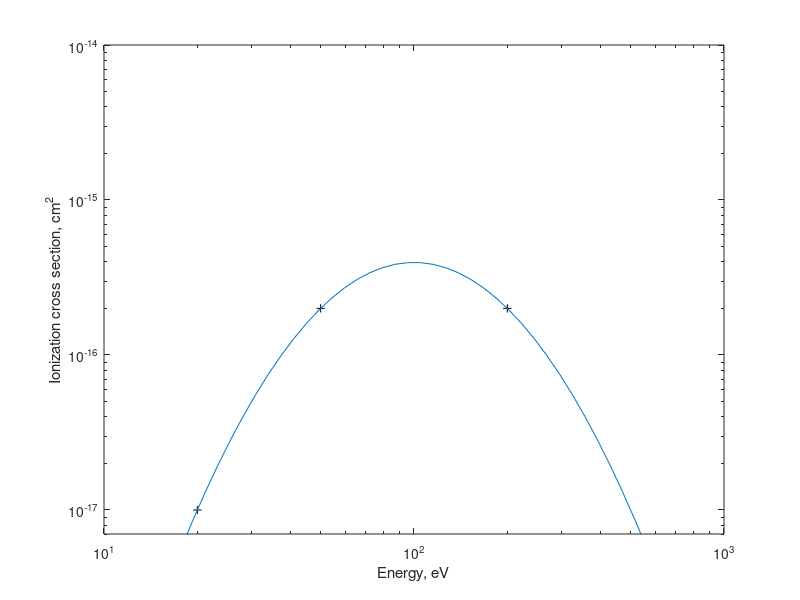
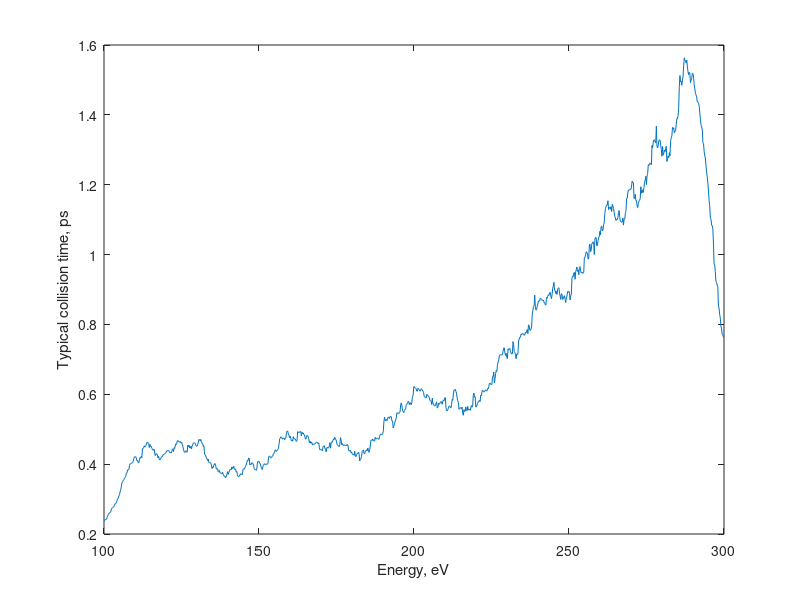

Write MATLAB code to recreate these figures, in order.
clc, clear all
clf, close all

Es = [2e1 5e1 2e2]';
sigmas = [1e-17 2e-16 2e-16]';
loglog(Es, sigmas, 'k+'), hold on

A = [ones(length(Es),1) log(Es) log(Es).^2];
K = A\log(sigmas);

xlim([1e1 1e3])

sigma = @(E) exp(K(1)+K(2)*log(E)+K(3)*log(E).^2);

ylim([7e-18 1e-14])

allE = logspace(1,3);
allsigma = sigma(allE);

loglog(allE, allsigma)
xlabel('Energy, eV')
ylabel('Ionization cross section, cm^2')

figure

energies = linspace(100, 300, 1000);
mert=sqrt(9.11E-31);
ni = 1e25;
sigmas = exp(K(1)+K(2)*log(energies)+K(3)*log(energies).^2)*1e-4;
e = 1.6022e-19;

tcs = -log(rand(size(energies))).*mert./(ni*sigmas.*sqrt(2*energies*e))*1e12;
clen = 100;
plot(energies, conv(tcs/clen, ones(1,clen), 'same'))
xlabel('Energy, eV')
ylabel('Typical collision time, ps')